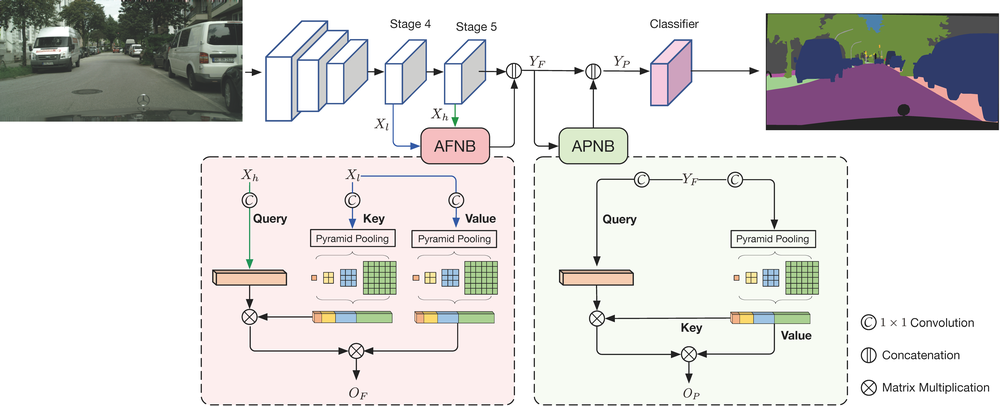
#> input picture ANN/resource/images/model.png, 1000 x 406 px, shrunk from 8789 x 3565 before the run
$ python -i transforms_enhance.py   (imports and definitions only)
#> lines starting #> are read from the running program, lines starting #| are printed output that depends on the picture
import os
import random
import cv2
from PIL import Image, ImageOps
from skimage.util import random_noise
import numpy as np
from removal import Mask

'''
Usage Example:

from transforms_enhance import *
import gen_patches

man_list = [Blur(),
            MorphOps(),
            Noise(),
            Quantize(),
            AutoContrast(),
            Equilize(),
            Compress()]
transform = Enhance(man_list, 'path/to/mask_dir')
dataset = gen_patches.DresdenDataset('path/to/dresdon_dir', 256, 256, transform=transform)
img, masking = dataset[333]
'''

class Enhance():
    def __init__(self, man_list, mask_dir):
        self.man_list = man_list
        self.mask = Mask(mask_dir)
    # [7 lines left out: function __call__, not called in this run]

class Blur():
    def __call__(self, img):
        img = cv2.cvtColor(np.array(img), cv2.COLOR_RGB2BGR)
#> img is the input picture: shape (406, 1000, 3); mean B, G, R 217.3, 219.3, 220.8
        blur_id = random.randint(0, 2) # 0, 1, 2
        kernel_size = random.randrange(3, 35, 2) # 3, 5, 7, ..., 33
        if blur_id == 0:
            img = cv2.blur(img, (kernel_size, kernel_size))
        elif blur_id == 1:
            img = cv2.GaussianBlur(img, (kernel_size, kernel_size), 0)
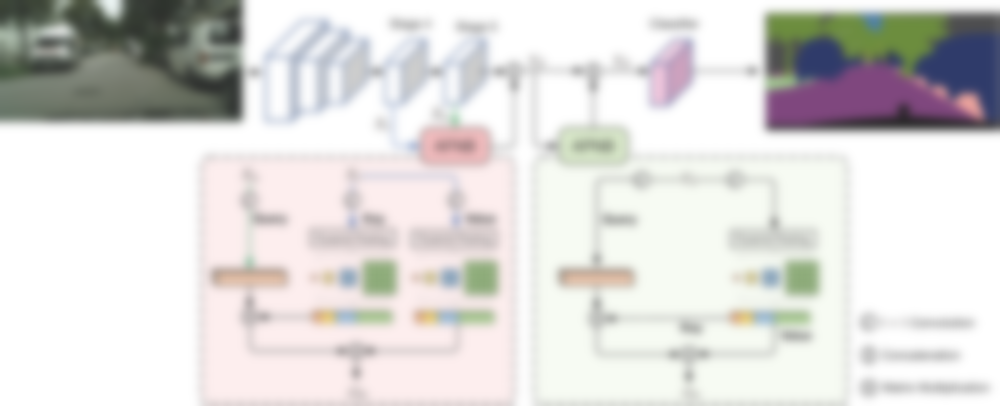
#> img: shape (406, 1000, 3); mean B, G, R 217.3, 219.3, 220.8
        elif blur_id == 2:
            img = cv2.medianBlur(img, kernel_size)
        img = cv2.cvtColor(img, cv2.COLOR_BGR2RGB)
        return Image.fromarray(img)

class MorphOps():
    def __init__(self):
        self.kernel_size_list = list(range(2, 18, 2)) + list(range(19, 33, 2)) + [34]
    # [15 lines left out: function __call__, not called in this run]

class Noise():
    # [11 lines left out: function __call__, not called in this run]

class Quantize():
    # [4 lines left out: function __call__, not called in this run]

class AutoContrast():
    # [4 lines left out: function __call__, not called in this run]

class Equilize():
    # [10 lines left out: function __call__, not called in this run]

class Compress():
    # [42 lines left out: functions __init__, __call__, not called in this run]

>>> import cv2
>>> picture = cv2.cvtColor(cv2.imread('ANN/resource/images/model.png'), cv2.COLOR_BGR2RGB)
>>> result = Blur()(picture)
